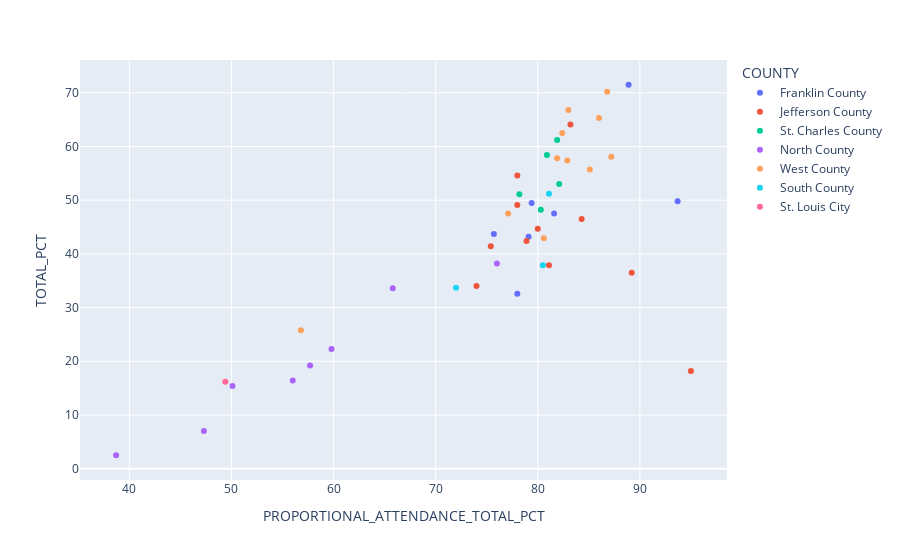

Notebook code cell kept with this figure:
### Code cell
#Plotly
fig = px.scatter(att_merge_df, x="PROPORTIONAL_ATTENDANCE_TOTAL_PCT", y = 'TOTAL_PCT',
                color = 'COUNTY', hover_data=["District Name"])

fig.show()

### Figure 1 — Plotly figure (JSON) as saved in the notebook; plotly's stock layout.template omitted (floating-point values rounded to 4 significant figures)
{"data": [{"customdata": [["FRANKLIN CO. R-II"], ["MERAMEC VALLEY R-III"], ["UNION R-XI"], ["ST. CLAIR R-XIII"], ["SULLIVAN"], ["NEW HAVEN"], ["WASHINGTON"]], "hovertemplate": "COUNTY=Franklin County<br>PROPORTIONAL_ATTENDANCE_TOTAL_PCT=%{x}<br>TOTAL_PCT=%{y}<br>District Name=%{customdata[0]}<extra></extra>", "legendgroup": "Franklin County", "marker": {"color": "#636efa", "symbol": "circle"}, "mode": "markers", "name": "Franklin County", "orientation": "v", "showlegend": true, "type": "scatter", "x": [88.9, 75.7, 79.4, 78, 79.1, 93.7, 81.6], "xaxis": "x", "y": [71.5, 43.7, 49.5, 32.6, 43.2, 49.8, 47.5], "yaxis": "y"}, {"customdata": [["NORTHWEST R-I"], ["GRANDVIEW R-II"], ["HILLSBORO R-III"], ["DUNKLIN R-V"], ["FESTUS R-VI"], ["JEFFERSON CO. R-VII"], ["SUNRISE R-IX"], ["WINDSOR C-1"], ["FOX C-6"], ["CRYSTAL CITY 47"], ["DESOTO 73"]], "hovertemplate": "COUNTY=Jefferson County<br>PROPORTIONAL_ATTENDANCE_TOTAL_PCT=%{x}<br>TOTAL_PCT=%{y}<br>District Name=%{customdata[0]}<extra></extra>", "legendgroup": "Jefferson County", "marker": {"color": "#EF553B", "symbol": "circle"}, "mode": "markers", "name": "Jefferson County", "orientation": "v", "showlegend": true, "type": "scatter", "x": [75.4, 95, 78.9, 74, 83.2, 84.3, 89.2, 81.1, 78, 80, 78], "xaxis": "x", "y": [41.4, 18.2, 42.4, 34, 64.1, 46.5, 36.5, 37.9, 49.1, 44.7, 54.6], "yaxis": "y"}, {"customdata": [["FT. ZUMWALT R-II"], ["FRANCIS HOWELL R-III"], ["WENTZVILLE R-IV"], ["ST. CHARLES R-VI"], ["ORCHARD FARM R-V"]], "hovertemplate": "COUNTY=St. Charles County<br>PROPORTIONAL_ATTENDANCE_TOTAL_PCT=%{x}<br>TOTAL_PCT=%{y}<br>District Name=%{customdata[0]}<extra></extra>", "legendgroup": "St. Charles County", "marker": {"color": "#00cc96", "symbol": "circle"}, "mode": "markers", "name": "St. Charles County", "orientation": "v", "showlegend": true, "type": "scatter", "x": [80.9, 81.9, 78.2, 80.3, 82.1], "xaxis": "x", "y": [58.4, 61.2, 51.1, 48.2, 53], "yaxis": "y"}, {"customdata": [["HAZELWOOD"], ["FERGUSON-FLORISSANT R-II"], ["PATTONVILLE R-III"], ["HANCOCK PLACE"], ["JENNINGS"], ["NORMANDY SCHOOLS COLLABORATIVE"], ["RITENOUR"], ["RIVERVIEW GARDENS"]], "hovertemplate": "COUNTY=North County<br>PROPORTIONAL_ATTENDANCE_TOTAL_PCT=%{x}<br>TOTAL_PCT=%{y}<br>District Name=%{customdata[0]}<extra></extra>", "legendgroup": "North County", "marker": {"color": "#ab63fa", "symbol": "circle"}, "mode": "markers", "name": "North County", "orientation": "v", "showlegend": true, "type": "scatter", "x": [57.7, 56, 76, 65.8, 50.1, 47.3, 59.8, 38.7], "xaxis": "x", "y": [19.2, 16.4, 38.2, 33.6, 15.4, 7, 22.3, 2.5], "yaxis": "y"}, {"customdata": [["ROCKWOOD R-VI"], ["KIRKWOOD R-VII"], ["LINDBERGH SCHOOLS"], ["PARKWAY C-2"], ["BRENTWOOD"], ["CLAYTON"], ["LADUE"], ["MAPLEWOOD-RICHMOND HEIGHTS"], ["UNIVERSITY CITY"], ["VALLEY PARK"], ["WEBSTER GROVES"]], "hovertemplate": "COUNTY=West County<br>PROPORTIONAL_ATTENDANCE_TOTAL_PCT=%{x}<br>TOTAL_PCT=%{y}<br>District Name=%{customdata[0]}<extra></extra>", "legendgroup": "West County", "marker": {"color": "#FFA15A", "symbol": "circle"}, "mode": "markers", "name": "West County", "orientation": "v", "showlegend": true, "type": "scatter", "x": [81.9, 87.2, 85.1, 82.9, 82.4, 86.8, 83, 77.1, 56.8, 80.6, 86], "xaxis": "x", "y": [57.8, 58.1, 55.7, 57.4, 62.5, 70.2, 66.8, 47.5, 25.8, 42.9, 65.3], "yaxis": "y"}, {"customdata": [["MEHLVILLE R-IX"], ["AFFTON 101"], ["BAYLESS"]], "hovertemplate": "COUNTY=South County<br>PROPORTIONAL_ATTENDANCE_TOTAL_PCT=%{x}<br>TOTAL_PCT=%{y}<br>District Name=%{customdata[0]}<extra></extra>", "legendgroup": "South County", "marker": {"color": "#19d3f3", "symbol": "circle"}, "mode": "markers", "name": "South County", "orientation": "v", "showlegend": true, "type": "scatter", "x": [80.5, 72, 81.1], "xaxis": "x", "y": [37.9, 33.7, 51.2], "yaxis": "y"}, {"customdata": [["ST. LOUIS CITY"]], "hovertemplate": "COUNTY=St. Louis City<br>PROPORTIONAL_ATTENDANCE_TOTAL_PCT=%{x}<br>TOTAL_PCT=%{y}<br>District Name=%{customdata[0]}<extra></extra>", "legendgroup": "St. Louis City", "marker": {"color": "#FF6692", "symbol": "circle"}, "mode": "markers", "name": "St. Louis City", "orientation": "v", "showlegend": true, "type": "scatter", "x": [49.4], "xaxis": "x", "y": [16.2], "yaxis": "y"}], "layout": {"autosize": true, "legend": {"title": {"text": "COUNTY"}, "tracegroupgap": 0}, "margin": {"t": 60}, "xaxis": {"anchor": "y", "autorange": true, "domain": [0, 1], "range": [35.02, 98.68], "title": {"text": "PROPORTIONAL_ATTENDANCE_TOTAL_PCT"}, "type": "linear"}, "yaxis": {"anchor": "x", "autorange": true, "domain": [0, 1], "range": [-2.843, 76.84], "title": {"text": "TOTAL_PCT"}, "type": "linear"}}}
